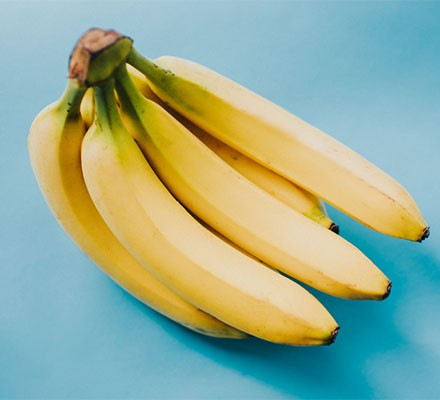
#> input picture AdvancedPython_OpenCVPart2_Code/3.jpg, 440 x 400 px
$ python 48.py
#> lines starting #> are read from the running program, lines starting #| are printed output that depends on the picture
import cv2 as cv
import numpy as np
img1=cv.imread("3.jpg")
#> img1 is the input picture: shape (400, 440, 3); mean B, G, R 149.1, 173.7, 150.4
img2=cv.flip(img1,0)
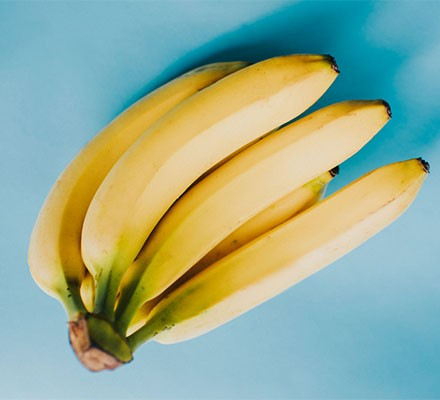
#> img2: shape (400, 440, 3); mean B, G, R 149.1, 173.7, 150.4
img3=cv.flip(img1,1)
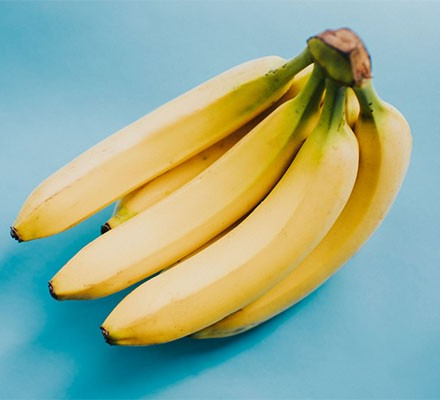
#> img3: shape (400, 440, 3); mean B, G, R 149.1, 173.7, 150.4
img4=cv.flip(img1,-1)
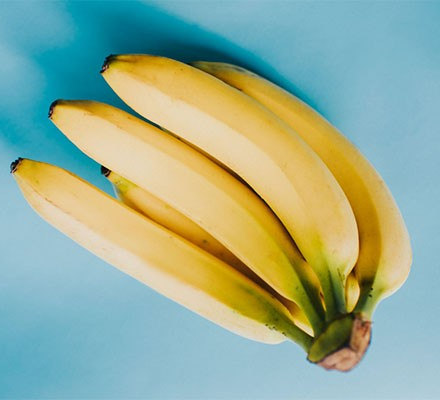
#> img4: shape (400, 440, 3); mean B, G, R 149.1, 173.7, 150.4
cv.imwrite("banana1.jpg",img1)
cv.imwrite("banana2.jpg",img2)
cv.imwrite("banana3.jpg",img3)
cv.imwrite("banana4.jpg",img4)
cv.imshow("temp",img4)
cv.waitKey(0)
